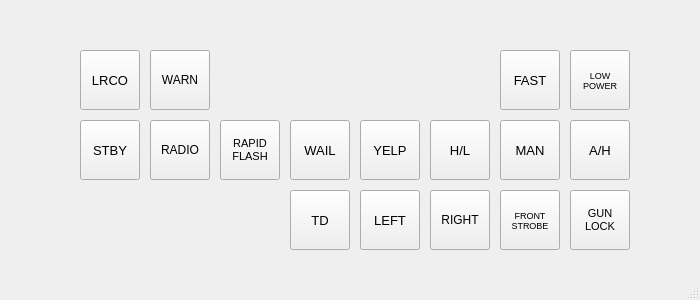
<?xml version="1.0" encoding="UTF-8"?>
<ui version="4.0">
 <class>MainWindow</class>
 <widget class="QMainWindow" name="MainWindow">
  <property name="geometry">
   <rect>
    <x>0</x>
    <y>0</y>
    <width>700</width>
    <height>300</height>
   </rect>
  </property>
  <property name="minimumSize">
   <size>
    <width>700</width>
    <height>300</height>
   </size>
  </property>
  <property name="maximumSize">
   <size>
    <width>700</width>
    <height>300</height>
   </size>
  </property>
  <property name="font">
   <font>
    <family>Arial</family>
    <pointsize>10</pointsize>
   </font>
  </property>
  <property name="mouseTracking">
   <bool>false</bool>
  </property>
  <property name="focusPolicy">
   <enum>Qt::ClickFocus</enum>
  </property>
  <property name="windowTitle">
   <string>SS2000</string>
  </property>
  <widget class="QWidget" name="centralwidget">
   <widget class="QPushButton" name="pushButton_AH">
    <property name="geometry">
     <rect>
      <x>570</x>
      <y>120</y>
      <width>60</width>
      <height>60</height>
     </rect>
    </property>
    <property name="font">
     <font>
      <family>Arial</family>
      <pointsize>10</pointsize>
     </font>
    </property>
    <property name="mouseTracking">
     <bool>false</bool>
    </property>
    <property name="text">
     <string>A/H</string>
    </property>
    <property name="autoRepeat">
     <bool>false</bool>
    </property>
   </widget>
   <widget class="QPushButton" name="pushButton_MAN">
    <property name="geometry">
     <rect>
      <x>500</x>
      <y>120</y>
      <width>60</width>
      <height>60</height>
     </rect>
    </property>
    <property name="font">
     <font>
      <family>Arial</family>
      <pointsize>10</pointsize>
     </font>
    </property>
    <property name="text">
     <string>MAN</string>
    </property>
    <property name="autoRepeat">
     <bool>false</bool>
    </property>
   </widget>
   <widget class="QPushButton" name="pushButton_HL">
    <property name="geometry">
     <rect>
      <x>430</x>
      <y>120</y>
      <width>60</width>
      <height>60</height>
     </rect>
    </property>
    <property name="font">
     <font>
      <family>Arial</family>
      <pointsize>10</pointsize>
     </font>
    </property>
    <property name="text">
     <string>H/L</string>
    </property>
    <property name="autoRepeat">
     <bool>false</bool>
    </property>
   </widget>
   <widget class="QPushButton" name="pushButton_YELP">
    <property name="geometry">
     <rect>
      <x>360</x>
      <y>120</y>
      <width>60</width>
      <height>60</height>
     </rect>
    </property>
    <property name="font">
     <font>
      <family>Arial</family>
      <pointsize>10</pointsize>
     </font>
    </property>
    <property name="text">
     <string>YELP</string>
    </property>
   </widget>
   <widget class="QPushButton" name="pushButton_WAIL">
    <property name="geometry">
     <rect>
      <x>290</x>
      <y>120</y>
      <width>60</width>
      <height>60</height>
     </rect>
    </property>
    <property name="font">
     <font>
      <family>Arial</family>
      <pointsize>10</pointsize>
     </font>
    </property>
    <property name="text">
     <string>WAIL</string>
    </property>
   </widget>
   <widget class="QPushButton" name="pushButton_REDIO">
    <property name="geometry">
     <rect>
      <x>150</x>
      <y>120</y>
      <width>60</width>
      <height>60</height>
     </rect>
    </property>
    <property name="font">
     <font>
      <family>Arial</family>
      <pointsize>9</pointsize>
     </font>
    </property>
    <property name="text">
     <string>RADIO</string>
    </property>
   </widget>
   <widget class="QPushButton" name="pushButton_RF">
    <property name="geometry">
     <rect>
      <x>220</x>
      <y>120</y>
      <width>60</width>
      <height>60</height>
     </rect>
    </property>
    <property name="font">
     <font>
      <family>Arial</family>
      <pointsize>8</pointsize>
     </font>
    </property>
    <property name="text">
     <string>RAPID
FLASH</string>
    </property>
   </widget>
   <widget class="QPushButton" name="pushButton_STBY">
    <property name="geometry">
     <rect>
      <x>80</x>
      <y>120</y>
      <width>60</width>
      <height>60</height>
     </rect>
    </property>
    <property name="font">
     <font>
      <family>Arial</family>
      <pointsize>10</pointsize>
     </font>
    </property>
    <property name="text">
     <string>STBY</string>
    </property>
   </widget>
   <widget class="QPushButton" name="pushButton_LOWPOWER">
    <property name="geometry">
     <rect>
      <x>570</x>
      <y>50</y>
      <width>60</width>
      <height>60</height>
     </rect>
    </property>
    <property name="font">
     <font>
      <family>Arial</family>
      <pointsize>7</pointsize>
     </font>
    </property>
    <property name="mouseTracking">
     <bool>false</bool>
    </property>
    <property name="text">
     <string>LOW
POWER</string>
    </property>
   </widget>
   <widget class="QPushButton" name="pushButton_FAST">
    <property name="geometry">
     <rect>
      <x>500</x>
      <y>50</y>
      <width>60</width>
      <height>60</height>
     </rect>
    </property>
    <property name="font">
     <font>
      <family>Arial</family>
      <pointsize>10</pointsize>
     </font>
    </property>
    <property name="text">
     <string>FAST</string>
    </property>
   </widget>
   <widget class="QPushButton" name="pushButton_LRCO">
    <property name="geometry">
     <rect>
      <x>80</x>
      <y>50</y>
      <width>60</width>
      <height>60</height>
     </rect>
    </property>
    <property name="font">
     <font>
      <family>Arial</family>
      <pointsize>10</pointsize>
     </font>
    </property>
    <property name="text">
     <string>LRCO</string>
    </property>
   </widget>
   <widget class="QPushButton" name="pushButton_WARN">
    <property name="geometry">
     <rect>
      <x>150</x>
      <y>50</y>
      <width>60</width>
      <height>60</height>
     </rect>
    </property>
    <property name="font">
     <font>
      <family>Arial</family>
      <pointsize>9</pointsize>
     </font>
    </property>
    <property name="text">
     <string>WARN</string>
    </property>
   </widget>
   <widget class="QPushButton" name="pushButton_GUNLOCK">
    <property name="geometry">
     <rect>
      <x>570</x>
      <y>190</y>
      <width>60</width>
      <height>60</height>
     </rect>
    </property>
    <property name="font">
     <font>
      <family>Arial</family>
      <pointsize>8</pointsize>
     </font>
    </property>
    <property name="mouseTracking">
     <bool>false</bool>
    </property>
    <property name="text">
     <string>GUN
LOCK</string>
    </property>
   </widget>
   <widget class="QPushButton" name="pushButton_FRONTSTROBE">
    <property name="geometry">
     <rect>
      <x>500</x>
      <y>190</y>
      <width>60</width>
      <height>60</height>
     </rect>
    </property>
    <property name="font">
     <font>
      <family>Arial</family>
      <pointsize>7</pointsize>
     </font>
    </property>
    <property name="text">
     <string>FRONT
STROBE</string>
    </property>
   </widget>
   <widget class="QPushButton" name="pushButton_LEFT">
    <property name="geometry">
     <rect>
      <x>360</x>
      <y>190</y>
      <width>60</width>
      <height>60</height>
     </rect>
    </property>
    <property name="font">
     <font>
      <family>Arial</family>
      <pointsize>10</pointsize>
     </font>
    </property>
    <property name="text">
     <string>LEFT</string>
    </property>
   </widget>
   <widget class="QPushButton" name="pushButton_RIGHT">
    <property name="geometry">
     <rect>
      <x>430</x>
      <y>190</y>
      <width>60</width>
      <height>60</height>
     </rect>
    </property>
    <property name="font">
     <font>
      <family>Arial</family>
      <pointsize>9</pointsize>
     </font>
    </property>
    <property name="text">
     <string>RIGHT</string>
    </property>
   </widget>
   <widget class="QPushButton" name="pushButton_TD">
    <property name="geometry">
     <rect>
      <x>290</x>
      <y>190</y>
      <width>60</width>
      <height>60</height>
     </rect>
    </property>
    <property name="font">
     <font>
      <family>Arial</family>
      <pointsize>10</pointsize>
     </font>
    </property>
    <property name="text">
     <string>TD</string>
    </property>
   </widget>
  </widget>
  <widget class="QStatusBar" name="statusbar"/>
 </widget>
 <resources/>
 <connections>
  <connection>
   <sender>pushButton_AH</sender>
   <signal>released()</signal>
   <receiver>MainWindow</receiver>
   <slot>pushButton_released()</slot>
   <hints>
    <hint type="sourcelabel">
     <x>404</x>
     <y>86</y>
    </hint>
    <hint type="destinationlabel">
     <x>444</x>
     <y>65</y>
    </hint>
   </hints>
  </connection>
  <connection>
   <sender>pushButton_HL</sender>
   <signal>clicked()</signal>
   <receiver>MainWindow</receiver>
   <slot>pushButton_click()</slot>
   <hints>
    <hint type="sourcelabel">
     <x>302</x>
     <y>89</y>
    </hint>
    <hint type="destinationlabel">
     <x>224</x>
     <y>99</y>
    </hint>
   </hints>
  </connection>
  <connection>
   <sender>pushButton_YELP</sender>
   <signal>clicked()</signal>
   <receiver>MainWindow</receiver>
   <slot>pushButton_click()</slot>
   <hints>
    <hint type="sourcelabel">
     <x>252</x>
     <y>89</y>
    </hint>
    <hint type="destinationlabel">
     <x>224</x>
     <y>99</y>
    </hint>
   </hints>
  </connection>
  <connection>
   <sender>pushButton_WAIL</sender>
   <signal>clicked()</signal>
   <receiver>MainWindow</receiver>
   <slot>pushButton_click()</slot>
   <hints>
    <hint type="sourcelabel">
     <x>202</x>
     <y>89</y>
    </hint>
    <hint type="destinationlabel">
     <x>224</x>
     <y>99</y>
    </hint>
   </hints>
  </connection>
  <connection>
   <sender>pushButton_AH</sender>
   <signal>pressed()</signal>
   <receiver>MainWindow</receiver>
   <slot>pushButton_pressed()</slot>
   <hints>
    <hint type="sourcelabel">
     <x>388</x>
     <y>79</y>
    </hint>
    <hint type="destinationlabel">
     <x>436</x>
     <y>113</y>
    </hint>
   </hints>
  </connection>
  <connection>
   <sender>pushButton_MAN</sender>
   <signal>pressed()</signal>
   <receiver>MainWindow</receiver>
   <slot>pushButton_pressed()</slot>
   <hints>
    <hint type="sourcelabel">
     <x>352</x>
     <y>89</y>
    </hint>
    <hint type="destinationlabel">
     <x>224</x>
     <y>99</y>
    </hint>
   </hints>
  </connection>
  <connection>
   <sender>pushButton_MAN</sender>
   <signal>released()</signal>
   <receiver>MainWindow</receiver>
   <slot>pushButton_released()</slot>
   <hints>
    <hint type="sourcelabel">
     <x>352</x>
     <y>89</y>
    </hint>
    <hint type="destinationlabel">
     <x>224</x>
     <y>99</y>
    </hint>
   </hints>
  </connection>
  <connection>
   <sender>pushButton_STBY</sender>
   <signal>clicked()</signal>
   <receiver>MainWindow</receiver>
   <slot>pushButton_click()</slot>
   <hints>
    <hint type="sourcelabel">
     <x>109</x>
     <y>149</y>
    </hint>
    <hint type="destinationlabel">
     <x>349</x>
     <y>149</y>
    </hint>
   </hints>
  </connection>
 </connections>
 <slots>
  <slot>pushButton_click_1()</slot>
  <slot>pushButton_click_2()</slot>
  <slot>pushButton_click_3()</slot>
  <slot>pushButton_click_4()</slot>
  <slot>pushButton_click_5()</slot>
  <slot>pushButton_pressed_1()</slot>
  <slot>pushButton_pressed_2()</slot>
  <slot>pushButton_released_1()</slot>
  <slot>pushButton_released_2()</slot>
  <slot>pushButton_click()</slot>
  <slot>pushButton_pressed()</slot>
  <slot>pushButton_released()</slot>
 </slots>
</ui>
